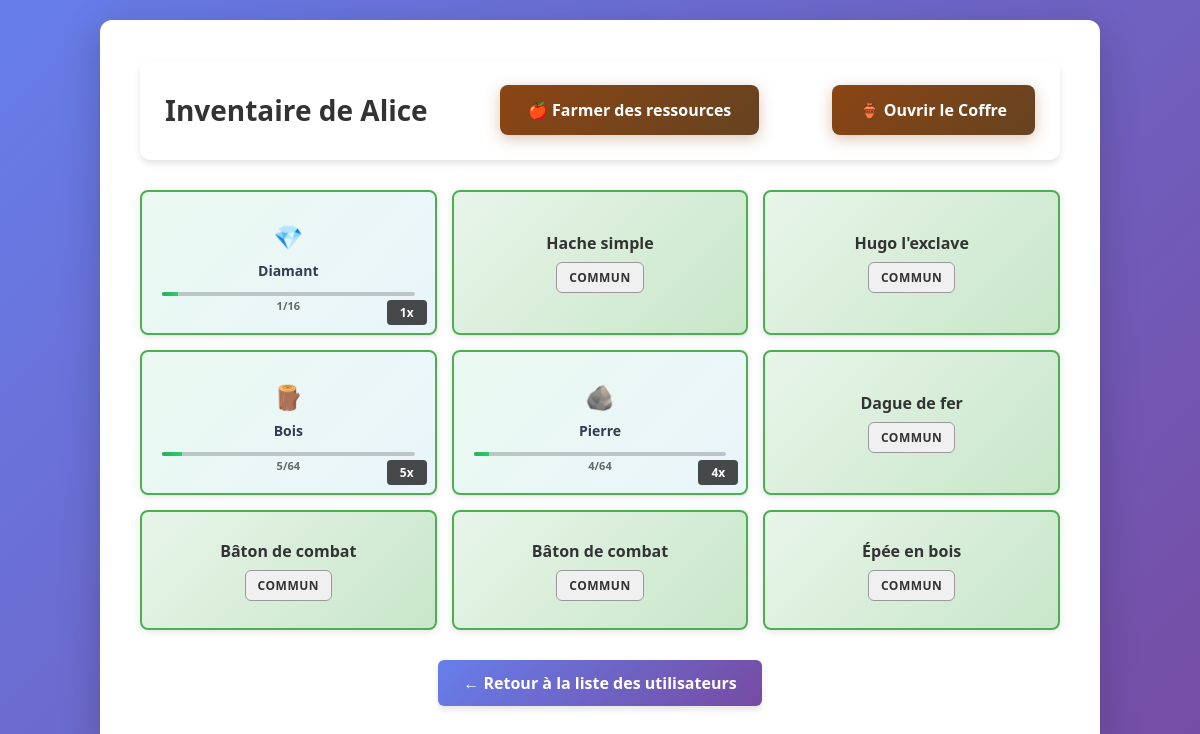
Page /user/1 on the committed database.
### tables this page shows
CREATE TABLE resources (
            id INTEGER PRIMARY KEY AUTOINCREMENT,
            resource_type TEXT NOT NULL,
            quantity INTEGER NOT NULL,
            user_id INTEGER,
            col INTEGER,
            FOREIGN KEY (user_id) REFERENCES users(id)
        );

CREATE TABLE weapons (
            id INTEGER PRIMARY KEY AUTOINCREMENT,
            name TEXT NOT NULL,
            rarity TEXT NOT NULL,
            user_id INTEGER,
            col INTEGER,
            FOREIGN KEY (user_id) REFERENCES users(id)
        );

### services/routes.py (the view, shortened to what this page needs)
@routes_bp.route("/user/<int:user_id>")
def user_page(user_id):
    user = get_user_by_id(user_id)
    if not user:
        return "Utilisateur introuvable", 404
    user_weapons = db.get_user_weapons(user_id)
    user_resources = db.get_user_resources(user_id)
    inventory = [""] * 9
    for weapon_row in user_weapons:
        if weapon_row['col'] is not None and 0 <= weapon_row['col'] < 9:
            weapon = ItemFactory.create_weapon_from_db(weapon_row)
            inventory[weapon_row['col']] = weapon
    for resource_row in user_resources:
        resource = ItemFactory.create_resource_from_db(resource_row)
        if resource is None:
            continue
        if resource_row['col'] is not None and 0 <= resource_row['col'] < 9:
            if inventory[resource_row['col']] == "":
                inventory[resource_row['col']] = resource
        else:
            for i in range(9):
                if inventory[i] == "":
                    inventory[i] = resource
                    db.update_resource(resource_row['id'], col=i)
                    break
    user.inventory = [inventory]
    return render_template("inventoryUser.html", user=user)

### models/item_types/armes.py (called while the page is built)
    def get_rarity_name(self) -> str:
        return self.rarity.rareter_display_name()

### models/item_types/rareter.py (called while the page is built)
    def rareter_display_name(self):
        noms = {
            self.COMMUN: "Commun",
            self.RARE: "Rare",
            self.EPIC: "Épique"
        }
        return noms[self]

### models/item_types/ressource.py (called while the page is built)
    def get_name(self):
        return self.value["name"]

    def get_emoji(self):
        return self.value["emoji"]

    def get_max_stack(self):
        return self.value["max_stack"]

    def get_emoji(self) -> str:
        return self.resource_type.get_emoji()

    def get_max_stack(self) -> int:
        return self.resource_type.get_max_stack()

### pattern/item_factory.py (called while the page is built)
    @staticmethod
    def create_weapon_from_db(weapon_row: dict) -> Weapon:
        try:
            rarity = Rareter[weapon_row['rarity']]
        except KeyError:
            rarity = Rareter.COMMUN
        weapon = Weapon(
            weapon_row['id'],
            weapon_row['name'],
            rarity,
            col=weapon_row['col']
        )
        return weapon

    @staticmethod
    def create_resource_from_db(resource_row: dict) -> Resource:
        try:
            resource_type = RessourceType[resource_row['resource_type']]
        except KeyError:
            raise ValueError(f"Type de ressource invalide: {resource_row['resource_type']}")
        resource = Resource(
            resource_row['id'],
            resource_type,
            resource_row['quantity'],
            col=resource_row['col']
        )
        return resource

### services/database.py (called while the page is built)
def get_connexion():
    conn = sqlite3.connect(DB_PATH)
    conn.row_factory = sqlite3.Row
    return conn

def get_user_weapons(user_id):
    conn = get_connexion()
    cursor = conn.cursor()
    cursor.execute('SELECT * FROM weapons WHERE user_id = ? ORDER BY col', (user_id,))
    weapons = cursor.fetchall()
    conn.close()
    return weapons

def get_user_resources(user_id):
    conn = get_connexion()
    cursor = conn.cursor()
    cursor.execute('SELECT * FROM resources WHERE user_id = ? ORDER BY col', (user_id,))
    resources = cursor.fetchall()
    conn.close()
    return resources

### services/user_service.py (called while the page is built)
def get_user_by_id(user_id: int):
    for user in users_db:
        if user.id == user_id:
            return user
    return None

### templates/inventoryUser.html (shortened to what this page needs)
<!DOCTYPE html>
<html lang="fr">
<head>
    <link rel="stylesheet" href="{{ url_for('static', filename='style.css') }}">
</head>
<body>
<div class="container">
    <div class="header">
        <h2>Inventaire de {{ user.name }}</h2>
        <a href="/farm/{{ user.id }}" class="chest-button">🍎 Farmer des ressources</a>
        <a href="/chest/{{ user.id }}" class="chest-button">🏺 Ouvrir le Coffre</a>
    </div>
    <div class="inventory">
        {% for slot in user.inventory[0] %}
            <div class="slot {% if slot != "" and slot is not none %}filled{% if slot.quantity is defined %} resource{% endif %}{% endif %}">
                {% if slot != "" and slot is not none %}
                    {% if slot.quantity is defined %}
                        <div class="resource-emoji">{{ slot.get_emoji() }}</div>
                        <div class="resource-name">{{ slot.name }}</div>
                        <div class="resource-stack-bar">
                            <div class="resource-stack-fill" style="width: {{ (slot.quantity / slot.get_max_stack()) * 100 }}%"></div>
                        </div>
                        <div class="resource-stack-text">{{ slot.quantity }}/{{ slot.get_max_stack() }}</div>
                        <div class="resource-quantity">{{ slot.quantity }}x</div>
                    {% else %}
                        <div class="item-name">{{ slot.name }}</div>
                        {% if slot.rarity is defined %}
                            <div class="item-rarity rarity-{{ slot.rarity.name.lower() }}">
                                {{ slot.get_rarity_name() }}
                            </div>
                        {% endif %}
                    {% endif %}
                {% else %}
                    <span class="empty-text">Vide</span>
                {% endif %}
            </div>
        {% endfor %}
    </div>
    <div class="footer">
        <a href="/" class="back-link">← Retour à la liste des utilisateurs</a>
    </div>
</div>
</body>
</html>

### static/style.css (style rules this page uses)
* { margin: 0; padding: 0; box-sizing: border-box; }
body { font-family: 'Segoe UI', Tahoma, Geneva, Verdana, sans-serif; background: linear-gradient(135deg, #667eea 0%, #764ba2 100%); min-height: 100vh; padding: 20px; color: #333; }
html, body { height: 100%; }
.container { max-width: 1000px; margin: 0 auto; background: white; border-radius: 12px; box-shadow: 0 10px 40px rgba(0, 0, 0, 0.2); padding: 40px; }
h2 { font-size: 28px; color: #333; margin: 0; font-weight: 600; }
.header { display: flex; justify-content: space-between; align-items: center; background: white; padding: 25px; border-radius: 10px; box-shadow: 0 4px 6px rgba(0, 0, 0, 0.1); margin-bottom: 30px; flex-wrap: wrap; gap: 15px; }
.inventory { display: grid; grid-template-columns: repeat(3, 1fr); gap: 15px; margin-bottom: 30px; }
.slot { background: white; border: 2px solid #ddd; padding: 20px; min-height: 120px; border-radius: 8px; display: flex; flex-direction: column; align-items: center; justify-content: center; text-align: center; font-weight: 600; transition: all 0.3s; box-shadow: 0 2px 8px rgba(0, 0, 0, 0.1); }
.slot.filled { background: linear-gradient(135deg, #e8f5e9 0%, #c8e6c9 100%); border-color: #4CAF50; }
.item-name { font-weight: 700; margin-bottom: 8px; word-wrap: break-word; color: #333; font-size: 16px; }
.item-rarity { font-size: 12px; font-weight: 700; padding: 6px 12px; border-radius: 6px; text-transform: uppercase; letter-spacing: 0.5px; display: inline-block; }
.rarity-commun { background-color: #f0f0f0; color: #333; border: 1px solid #999; }
.chest-button { background: linear-gradient(135deg, #8B4513 0%, #654321 100%); color: white; padding: 14px 28px; border: none; border-radius: 8px; cursor: pointer; font-size: 16px; font-weight: 600; text-decoration: none; display: inline-flex; align-items: center; gap: 8px; transition: all 0.3s; box-shadow: 0 4px 15px rgba(139, 69, 19, 0.3); }
.back-link { display: inline-block; padding: 12px 25px; background: linear-gradient(135deg, #667eea 0%, #764ba2 100%); color: white; text-decoration: none; border-radius: 6px; transition: all 0.3s; font-weight: 600; box-shadow: 0 4px 6px rgba(0, 0, 0, 0.1); }
.rarity-commun { background-color: #f0f0f0; color: #333; }
.footer { text-align: center; margin-top: 30px; }
.slot.resource { background: linear-gradient(135deg, rgba(46, 204, 113, 0.1), rgba(52, 152, 219, 0.1)); position: relative; }
.resource-quantity { position: absolute; bottom: 8px; right: 8px; background: rgba(0, 0, 0, 0.7); color: white; padding: 4px 8px; border-radius: 4px; font-size: 12px; font-weight: bold; min-width: 40px; text-align: center; }
.resource-emoji { font-size: 36px; margin: 8px 0; }
.resource-name { font-size: 14px; font-weight: bold; color: #2c3e50; margin-bottom: 4px; }
.resource-stack-bar { width: 100%; height: 4px; background: rgba(0, 0, 0, 0.2); border-radius: 2px; margin-top: 8px; overflow: hidden; }
.resource-stack-fill { height: 100%; background: linear-gradient(90deg, #27ae60, #2ecc71); transition: width 0.3s ease; }
.resource-stack-text { font-size: 11px; color: #666; margin-top: 2px; text-align: center; }
.resource-name { display: flex; align-items: center; gap: 10px; }
.resource-emoji { font-size: 24px; }

### rows in the picture
resources: get_emoji "💎", name "Diamant", {{ (slot.quantity / slot.get_max_stack()) * 100 }} 6.25 (drawn), quantity "1", get_max_stack "16"
weapons: name "Hache simple", get_rarity_name "COMMUN"
weapons: name "Hugo l'exclave", get_rarity_name "COMMUN"
resources: get_emoji "🪵", name "Bois", {{ (slot.quantity / slot.get_max_stack()) * 100 }} 7.8125 (drawn), quantity "5", get_max_stack "64"
resources: get_emoji "🪨", name "Pierre", {{ (slot.quantity / slot.get_max_stack()) * 100 }} 6.25 (drawn), quantity "4", get_max_stack "64"
weapons: name "Dague de fer", get_rarity_name "COMMUN"
weapons: name "Bâton de combat", get_rarity_name "COMMUN"
weapons: name "Bâton de combat", get_rarity_name "COMMUN"
weapons: name "Épée en bois", get_rarity_name "COMMUN"

### other values in the picture
{{ user.name }} "Alice"
